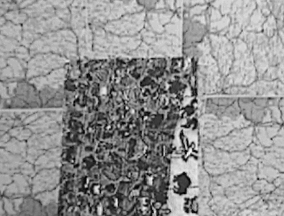
//> input picture Computação Visual/Trabalho1/CODE/test1/dir.pgm, 284 x 216 px
$ ./stereo test1/dir.pgm test1/disp.pgm test1/disp.pgm true test1/disp.pgm   (built with g++ and OpenCV 4)
//> lines starting //> are read from the running program, lines starting //| are printed output that depends on the picture
#include "opencv2/highgui/highgui.hpp"
#include "opencv2/imgproc/imgproc.hpp"
#include <iostream>
#include <cstdio>

#define FILL_IPL(img, uchar, x) for (int i = 0; i < img->height; ++i) for (int j = 0; j < img->width; ++j) CV_IMAGE_ELEM(img, uchar, i, j) = x
#define PRINT_IPL(img, uchar) for (int i = 0; i < img->height; ++i){ for (int j = 0; j < img->width; ++j){ cout << CV_IMAGE_ELEM(img, uchar, i, j) - '\0' << " "; } cout << endl; }

#define min(a, b) (a > b) ? b : a
#define max(a, b) (a > b) ? a : b

using namespace std;

typedef pair <int,int> ii;
typedef pair <double, double> dd;
typedef vector < vector < int > > vvi;
typedef long long ll;

IplImage *esq, *dir, *disp, *res, *erro;
ll ** C, m, n;

int pass, maior = 31;
int bits = 8;

ll sqr(ll a){
	return (a) * (a);
}

/**
 * BUSCANDO PIXEL CORRESPONDENTE DISPARIDADE
 * DISPARIDADE ANTERIOR : (dir->width - j)
 * ATUAL : 31 = 255 / 8 -> ate onde consegue-se alcançar uma vez que d eh multiplicado por 8.
 * A diferença absoluta teve mais acurácia do que o quadrado da diferença
 *
 * @param i pixel position
 * @param j pixel position
 * @param m size of window
 * @param f function of operation in the pixels. Example: abs - absolute value of diference, sqr - square of diference
 */
int getMatching(int i, int j, int mh, int mv, int range, ll (*f)(ll)){
	int d = 0, distmin = INT_MAX, dist, base = mh / 2, base2 = mv / 2;
	for(int k = j; k < j + range /* 255 / 8 */ && k < dir->width; k++) {
		dist = 0;
		// int o = 0;
		for(int o = -base2; o <= base2; o++){
			for(int a = -base; a <= base; a++){
				if(i + o < 0 || k + a < 0 || i + o > dir->height || k + a > dir->width)
					continue;
				dist += (*f)(CV_IMAGE_ELEM(esq, uchar, i+o, (k+a)*3  ) - CV_IMAGE_ELEM(dir, uchar, i+o, (j+a)*3  )) +
						(*f)(CV_IMAGE_ELEM(esq, uchar, i+o, (k+a)*3+1) - CV_IMAGE_ELEM(dir, uchar, i+o, (j+a)*3+1)) +
						(*f)(CV_IMAGE_ELEM(esq, uchar, i+o, (k+a)*3+2) - CV_IMAGE_ELEM(dir, uchar, i+o, (j+a)*3+2));
			}
		}
		if(dist  < distmin) {
			distmin = dist;
			d = k-j;
		}
	}
	return d;
}

/**
* CODIGO DO BASE DO PROFESSOR
*/
double average(int mh, int mv, ll (*f)(ll)){
	int n=0, i, j, d;
	double avgerro = 0;
	for(i=0; i < esq->height; i++) {
		for(j=0; j < esq->width; j++) {
			d = getMatching(i, j, mh, mv, maior, f);
			CV_IMAGE_ELEM(res,uchar,i,j) = d * bits; //NAO MUDAR
			if(CV_IMAGE_ELEM(disp,uchar,i,j)) {
				CV_IMAGE_ELEM(erro,uchar,i,j) = abs(CV_IMAGE_ELEM(disp,uchar,i,j)-CV_IMAGE_ELEM(res,uchar,i,j));
				avgerro += CV_IMAGE_ELEM(erro,uchar,i,j);
				n++;
			}
			else
				CV_IMAGE_ELEM(erro,uchar,i,j) = 0;
		}
	}
	return avgerro / n;
}

double averageLCS(){
	int n=0, i, j, d;
	double avgerro = 0;
	for(i=0; i < esq->height; i++) {
		for(j=0; j < esq->width; j++) {
			if(CV_IMAGE_ELEM(disp,uchar,i,j)) {
				CV_IMAGE_ELEM(erro,uchar,i,j) = abs(CV_IMAGE_ELEM(disp,uchar,i,j)-CV_IMAGE_ELEM(res,uchar,i,j));
				avgerro += CV_IMAGE_ELEM(erro,uchar,i,j);
				n++;
			}
			else
				CV_IMAGE_ELEM(erro,uchar,i,j) = 0;
		}
	}
	return avgerro / n;
}

bool pxEquals(int i, int j, int a, int b){
	int dist =  abs(CV_IMAGE_ELEM(esq, uchar, i, j*3  ) - CV_IMAGE_ELEM(dir, uchar, a, b*3  )) +
				abs(CV_IMAGE_ELEM(esq, uchar, i, j*3+1) - CV_IMAGE_ELEM(dir, uchar, a, b*3+1)) +
				abs(CV_IMAGE_ELEM(esq, uchar, i, j*3+2) - CV_IMAGE_ELEM(dir, uchar, a, b*3+2));
	return dist < 26;
}

int normalize(int x){
	return (((ll)x * 255) / C[n][n]);
}

void backtrack(int i, int j, bool flag){
    int a, b;
    if(i == 0 && j == 0){
        return;
    }else if(i == 0){
        backtrack(i,j-1,flag);
        int d = abs(i - (j-1));
        if(d > maior && d < (0.50 * esq->width))
        	maior = d;
        CV_IMAGE_ELEM(res, uchar, pass, i) = d * bits;
        if(flag){
	        CV_IMAGE_ELEM(esq, uchar, pass, i*3  ) = CV_IMAGE_ELEM(dir, uchar, pass, (j-1)*3  );
	        CV_IMAGE_ELEM(esq, uchar, pass, i*3+1) = CV_IMAGE_ELEM(dir, uchar, pass, (j-1)*3+1);
	        CV_IMAGE_ELEM(esq, uchar, pass, i*3+2) = CV_IMAGE_ELEM(dir, uchar, pass, (j-1)*3+2);
    	}
    }else if(j == 0){
        backtrack(i-1,j,flag);
        int d = abs((i-1) - j);
        if(d > maior && d < (0.50 * esq->width))
        	maior = d;
        CV_IMAGE_ELEM(res,  uchar, pass, i-1) = d * bits;
        if(flag){
		    CV_IMAGE_ELEM(esq, uchar, pass, (i-1)*3  ) = CV_IMAGE_ELEM(esq, uchar, pass, j*3  );
	        CV_IMAGE_ELEM(esq, uchar, pass, (i-1)*3+1) = CV_IMAGE_ELEM(esq, uchar, pass, j*3+1);
	        CV_IMAGE_ELEM(esq, uchar, pass, (i-1)*3+2) = CV_IMAGE_ELEM(esq, uchar, pass, j*3+2);
	    }
    }else if(pxEquals(pass, i-1, pass, j-1)){
        backtrack(i-1,j-1,flag);
        int d = abs((i-1) - (j-1));
        if(d > maior && d < (0.50 * esq->width))
        	maior = d;
        CV_IMAGE_ELEM(res,  uchar, pass, i-1) = d * bits;
        if(flag){
		    CV_IMAGE_ELEM(esq, uchar, pass, (i-1)*3  ) = CV_IMAGE_ELEM(dir, uchar, pass, (j-1)*3  );
	        CV_IMAGE_ELEM(esq, uchar, pass, (i-1)*3+1) = CV_IMAGE_ELEM(dir, uchar, pass, (j-1)*3+1);
	        CV_IMAGE_ELEM(esq, uchar, pass, (i-1)*3+2) = CV_IMAGE_ELEM(dir, uchar, pass, (j-1)*3+2);
	    }
    }else if(C[i][j-1] > C[i-1][j]){
        backtrack(i,j-1,flag);
        int d = abs(i - (j-1));
        if(d > maior && d < (0.50 * esq->width))
        	maior = d;
        CV_IMAGE_ELEM(res,  uchar, pass, i) = d * bits;
        if(flag){
		    CV_IMAGE_ELEM(esq, uchar, pass, i*3  ) = CV_IMAGE_ELEM(dir, uchar, pass, (j-1)*3  );
	        CV_IMAGE_ELEM(esq, uchar, pass, i*3+1) = CV_IMAGE_ELEM(dir, uchar, pass, (j-1)*3+1);
	        CV_IMAGE_ELEM(esq, uchar, pass, i*3+2) = CV_IMAGE_ELEM(dir, uchar, pass, (j-1)*3+2);
	    }
    }else if(C[i][j-1] <= C[i-1][j]){//C[i][j-1] == C[i-1][j] && C[i][j] == C[i-1][j]){
        backtrack(i-1,j,flag);
	    int d = abs((i-1) - j);
	    if(d > maior && d < (0.50 * esq->width))
	    	maior = d;
	    CV_IMAGE_ELEM(res,  uchar, pass, i-1) = d * bits;
        if(flag){
		    CV_IMAGE_ELEM(esq, uchar, pass, (i-1)*3  ) = CV_IMAGE_ELEM(esq, uchar, pass, j*3  );
	        CV_IMAGE_ELEM(esq, uchar, pass, (i-1)*3+1) = CV_IMAGE_ELEM(esq, uchar, pass, j*3+1);
	        CV_IMAGE_ELEM(esq, uchar, pass, (i-1)*3+2) = CV_IMAGE_ELEM(esq, uchar, pass, j*3+2);
	    }
	}
}

void printC(){
    for (unsigned int i = 0; i <= n; i++){
        for (unsigned int j = 0; j <= n; j++){
            cout << C[i][j] << " ";
        }
        cout << endl;
    }
    cout << endl;
}

void fill_C(int k){
    for (unsigned int x = 0; x <= n; ++x)
        for (unsigned int y = 0; y <= n; ++y)
            C[x][y] = k;
}

void lcs(){

	fill_C(0);

    for (unsigned int x = 0; x < n; ++x){
        for (unsigned int y = 0; y < n; ++y){
        	if(pxEquals(pass, x, pass, y)){
                C[x+1][y+1] = C[x][y] + 1;
            }else{
                C[x+1][y+1] = max(C[x+1][y], C[x][y+1]);
            }
        }
    }

}

void initC(){
	C = (ll **)malloc(sizeof(ll *) * (n + 1));
    for (unsigned int x = 0; x <= n; ++x){
    	C[x] = (ll *)malloc(sizeof(ll) * (n + 1));
	}
}

void solve(bool flag){
	m = esq->height;
	n = esq->width;
	initC();
	for (int i = 0; i < m; ++i){
		pass = i;
		lcs();
		backtrack(n,n,flag);
	}
	double menor = 200;
	dd mdc(200,201), mdd(201,202); //menor media de erro crescente e decrescente
	if(flag){
		// ii meno = ii(-1,-1); //A janela com o menor erro.
		int vec[] = {7,9,11,17,19}, tam = 5, cresc = 0, dec = tam - 1;
		for (int i = 0; i < tam && dec > cresc; i++){
			int aux;
			if(i % 2 == 0){
				// cout << vec[cresc];
				mdc.second = mdc.first;
				mdc.first = average(vec[cresc], 11, abs);
				if(mdc.second <= mdc.first){
					i = 20;
					continue;
				}
				if(menor > mdc.first){
					menor = mdc.first;
					// meno = ii(vec[cresc],11);
				}
				cresc++;
			}else{
				// cout << vec[dec];
				mdd.second = mdd.first;
				mdd.first = average(vec[dec], 11, abs);
				if(mdd.second <= mdd.first){
					i = 20;
					continue;
				}
				if(menor > mdd.first){
					menor = mdd.first;
					// meno = ii(vec[dec],11);
				}
				dec--;
			}
			// cout << "x" << 11 << endl;
			//Media decrecente maior que a crescente?
			if(mdc.first > mdd.first){
				i = tam * 2;
				continue;
			}
		}
		// cout << "MENOR " << meno.first << "x" << meno.second << endl;
	}
	else
		menor = averageLCS();

	printf("Erro médio: %lf\n", menor);
}

int main(int argc, char **argv) {

	esq = cvLoadImage(argv[1], 1);
//> esq is the input picture: 216 rows x 284 cols, CV_8UC3; min 2, max 251, mean 145.8
	dir = cvLoadImage(argv[2], 1);
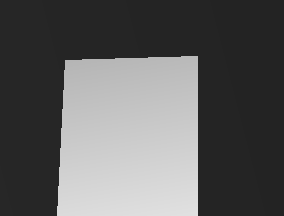
//> input picture Computação Visual/Trabalho1/CODE/test1/disp.pgm, 284 x 216 px
//> dir is the input picture: 216 rows x 284 cols, CV_8UC3; min 35, max 225, mean 95.1
	disp = cvLoadImage(argv[3], 0);

	res = cvCreateImage(cvSize(esq->width,esq->height), IPL_DEPTH_8U, 1);
	erro = cvCreateImage(cvSize(esq->width,esq->height), IPL_DEPTH_8U, 1);
	res = cvCreateImage(cvSize(esq->width,esq->height), IPL_DEPTH_8U, 1);

	bool flag = false;

	if(argc > 4 && strcmp(argv[4],"true") == 0)
		flag = true;

	if(argc > 5)
		bits = argv[5][0] - '0';
//> bits = 68

	// printf("DIM: %dx%d\n", esq->width, esq->height);
	const clock_t begin_time = clock();
	solve(flag);
//> the loop in solve, `for (int i = 0; i < m; ++i)` made 216 passes
//> (dist in pxEquals, dist in pxEquals (second call)) on passes 1 to 3: (459, 459), (459, 435), (456, 435)
//> pass 1, in backtrack (call 39), `CV_IMAGE_ELEM(res,  uchar, pass, i-1) = d * bits;`:
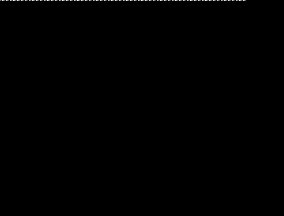
//> res: 216 rows x 284 cols, CV_8UC1; min 0, max 252, mean 0.5
	printf("Runtime: %.2f secs.\n", float( clock () - begin_time ) /  CLOCKS_PER_SEC);

	while(cvWaitKey(10) < 0) {
//> the Esc key is pressed
		cvShowImage("Direita", dir);
		cvShowImage("Esquerda", esq);
		cvShowImage("Disparidade", disp);
		cvShowImage("Resultado", res);
		cvShowImage("Erro", erro);
	}

	cvReleaseImage(&dir);
	cvReleaseImage(&esq);
	cvReleaseImage(&disp);
	cvReleaseImage(&res);
	cvReleaseImage(&erro);

	return 0;
}
